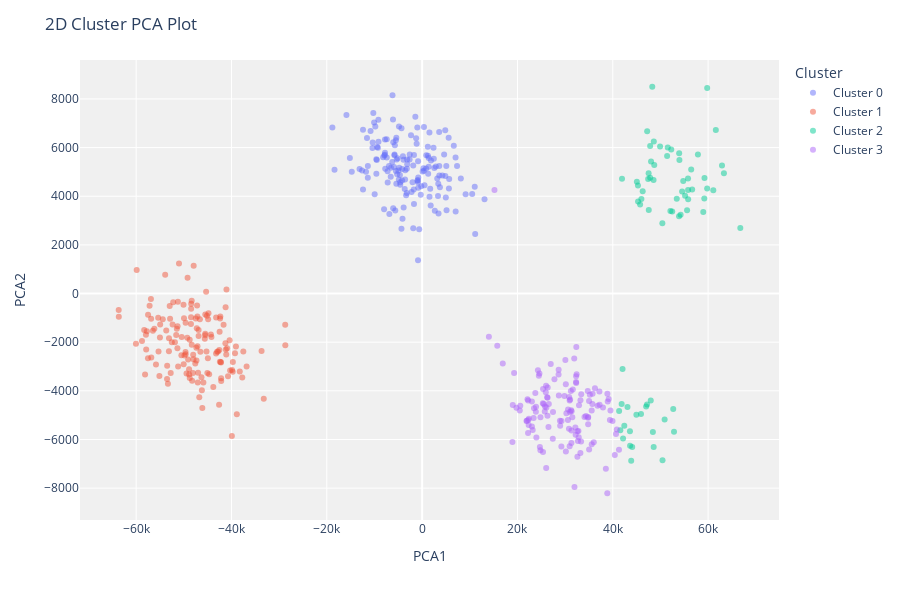

Here is the notebook cell this chart was saved with:
### Code cell
plot_model(kmeans)

### Figure 1 — Plotly figure (JSON) as saved in the notebook; plotly's stock layout.template omitted (floating-point values rounded to 4 significant figures; data arrays with more than 128 entries replaced by an {"elided": "..."} marker saying what was removed)
{"data": [{"customdata": {"elided": "156x1 int values"}, "hovertemplate": "Cluster=Cluster 0<br>PCA1=%{x}<br>PCA2=%{y}<br>Feature=%{customdata[0]}<extra></extra>", "legendgroup": "Cluster 0", "marker": {"color": "#636efa", "opacity": 0.5, "symbol": "circle"}, "mode": "markers", "name": "Cluster 0", "orientation": "v", "showlegend": true, "textposition": "top center", "type": "scatter", "x": {"elided": "156 float values"}, "xaxis": "x", "y": {"elided": "156 float values"}, "yaxis": "y"}, {"customdata": {"elided": "147x1 int values"}, "hovertemplate": "Cluster=Cluster 1<br>PCA1=%{x}<br>PCA2=%{y}<br>Feature=%{customdata[0]}<extra></extra>", "legendgroup": "Cluster 1", "marker": {"color": "#EF553B", "opacity": 0.5, "symbol": "circle"}, "mode": "markers", "name": "Cluster 1", "orientation": "v", "showlegend": true, "textposition": "top center", "type": "scatter", "x": {"elided": "147 float values"}, "xaxis": "x", "y": {"elided": "147 float values"}, "yaxis": "y"}, {"customdata": [[21], [34], [17], [20], [77], [91], [93], [21], [28], [30], [20], [26], [26], [88], [92], [27], [25], [88], [87], [24], [20], [23], [84], [27], [31], [17], [86], [24], [86], [25], [28], [24], [28], [17], [24], [89], [17], [82], [27], [29], [24], [29], [24], [22], [26], [83], [90], [82], [22], [25], [23], [28], [90], [26], [25], [24], [29], [28], [83], [22], [25], [29], [23], [83], [18], [26], [32], [85], [25], [23], [18], [28]], "hovertemplate": "Cluster=Cluster 2<br>PCA1=%{x}<br>PCA2=%{y}<br>Feature=%{customdata[0]}<extra></extra>", "legendgroup": "Cluster 2", "marker": {"color": "#00cc96", "opacity": 0.5, "symbol": "circle"}, "mode": "markers", "name": "Cluster 2", "orientation": "v", "showlegend": true, "textposition": "top center", "type": "scatter", "x": [48600.0, 44070.0, 48700.0, 53900.0, 52840.0, 43080.0, 50870.0, 54540.0, 52470.0, 47550.0, 47420.0, 52090.0, 50400.0, 47960.0, 47180.0, 47520.0, 55780.0, 44950.0, 41860.0, 61620.0, 54230.0, 45050.0, 46990.0, 49920.0, 47840.0, 61090.0, 48580.0, 45280.0, 52680.0, 45730.0, 48280.0, 55800.0, 41930.0, 59800.0, 59240.0, 43860.0, 59800.0, 50430.0, 46270.0, 56450.0, 52260.0, 43600.0, 53980.0, 58980.0, 47840.0, 41580.0, 48410.0, 45920.0, 57860.0, 55810.0, 51400.0, 48030.0, 42050.0, 56650.0, 53420.0, 59200.0, 66750.0, 53920.0, 42160.0, 45300.0, 55170.0, 47210.0, 63320.0, 43630.0, 48550.0, 51530.0, 41330.0, 42410.0, 62910.0, 54780.0, 55590.0, 46000.0], "xaxis": "x", "y": [6250.0, -6308.0, 5282.0, 3177.0, -5678.0, -4661.0, -5178.0, 4194.0, 3372.0, 3438.0, 4709.0, 3388.0, 2891.0, -4397.0, -4558.0, 4942.0, 4732.0, -4986.0, -4543.0, 6726.0, 3238.0, 4591.0, -4647.0, 6049.0, 6060.0, 4244.0, -6305.0, 4437.0, -4749.0, 3658.0, 8500.0, 4253.0, 4718.0, 4316.0, 4745.0, -6877.0, 8450.0, -6854.0, 4207.0, 5101.0, 5916.0, -5657.0, 5488.0, 3351.0, 4758.0, -5616.0, -5694.0, -4954.0, 5718.0, 3879.0, 5657.0, 5422.0, -3106.0, 4271.0, 3894.0, 3904.0, 2693.0, 5766.0, -5954.0, 3778.0, 4017.0, 6674.0, 4946.0, -6255.0, 4668.0, 6007.0, -4824.0, -5432.0, 5261.0, 4630.0, 3427.0, 3884.0], "yaxis": "y"}, {"customdata": {"elided": "130x1 int values"}, "hovertemplate": "Cluster=Cluster 3<br>PCA1=%{x}<br>PCA2=%{y}<br>Feature=%{customdata[0]}<extra></extra>", "legendgroup": "Cluster 3", "marker": {"color": "#ab63fa", "opacity": 0.5, "symbol": "circle"}, "mode": "markers", "name": "Cluster 3", "orientation": "v", "showlegend": true, "textposition": "top center", "type": "scatter", "x": {"elided": "130 float values"}, "xaxis": "x", "y": {"elided": "130 float values"}, "yaxis": "y"}], "layout": {"height": 600, "legend": {"title": {"text": "Cluster"}, "tracegroupgap": 0}, "margin": {"t": 60}, "plot_bgcolor": "rgb(240,240,240)", "title": {"text": "2D Cluster PCA Plot"}, "xaxis": {"anchor": "y", "domain": [0, 1], "title": {"text": "PCA1"}}, "yaxis": {"anchor": "x", "domain": [0, 1], "title": {"text": "PCA2"}}}}
